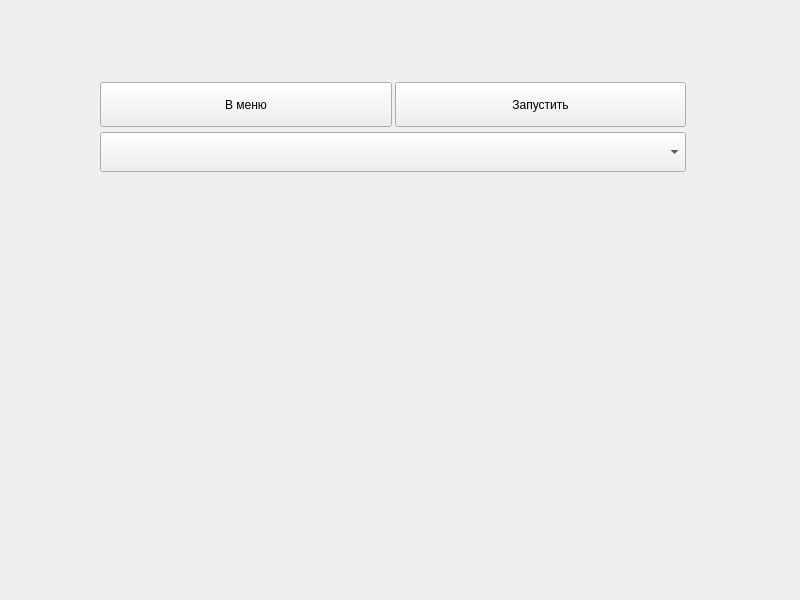
<?xml version="1.0" encoding="UTF-8"?>
<ui version="4.0">
 <class>StartBot</class>
 <widget class="QWidget" name="StartBot">
  <property name="geometry">
   <rect>
    <x>0</x>
    <y>0</y>
    <width>800</width>
    <height>600</height>
   </rect>
  </property>
  <property name="windowTitle">
   <string>Form</string>
  </property>
  <widget class="QWidget" name="verticalLayoutWidget">
   <property name="geometry">
    <rect>
     <x>100</x>
     <y>80</y>
     <width>586</width>
     <height>96</height>
    </rect>
   </property>
   <layout class="QVBoxLayout" name="v_layout">
    <property name="spacing">
     <number>3</number>
    </property>
    <item>
     <layout class="QHBoxLayout" name="buttons_layout">
      <property name="spacing">
       <number>3</number>
      </property>
      <item>
       <widget class="QPushButton" name="exit_to_menu_button">
        <property name="minimumSize">
         <size>
          <width>0</width>
          <height>45</height>
         </size>
        </property>
        <property name="maximumSize">
         <size>
          <width>16777215</width>
          <height>45</height>
         </size>
        </property>
        <property name="styleSheet">
         <string notr="true">font: 63 11pt &quot;Yu Gothic UI Semibold&quot;;</string>
        </property>
        <property name="text">
         <string>В меню</string>
        </property>
       </widget>
      </item>
      <item>
       <widget class="QPushButton" name="start_bot_button">
        <property name="minimumSize">
         <size>
          <width>0</width>
          <height>45</height>
         </size>
        </property>
        <property name="maximumSize">
         <size>
          <width>16777215</width>
          <height>45</height>
         </size>
        </property>
        <property name="styleSheet">
         <string notr="true">font: 63 11pt &quot;Yu Gothic UI Semibold&quot;;</string>
        </property>
        <property name="text">
         <string>Запустить</string>
        </property>
       </widget>
      </item>
     </layout>
    </item>
    <item>
     <widget class="QComboBox" name="list_bots">
      <property name="minimumSize">
       <size>
        <width>0</width>
        <height>40</height>
       </size>
      </property>
      <property name="maximumSize">
       <size>
        <width>16777215</width>
        <height>40</height>
       </size>
      </property>
     </widget>
    </item>
   </layout>
  </widget>
 </widget>
 <resources/>
 <connections/>
</ui>
